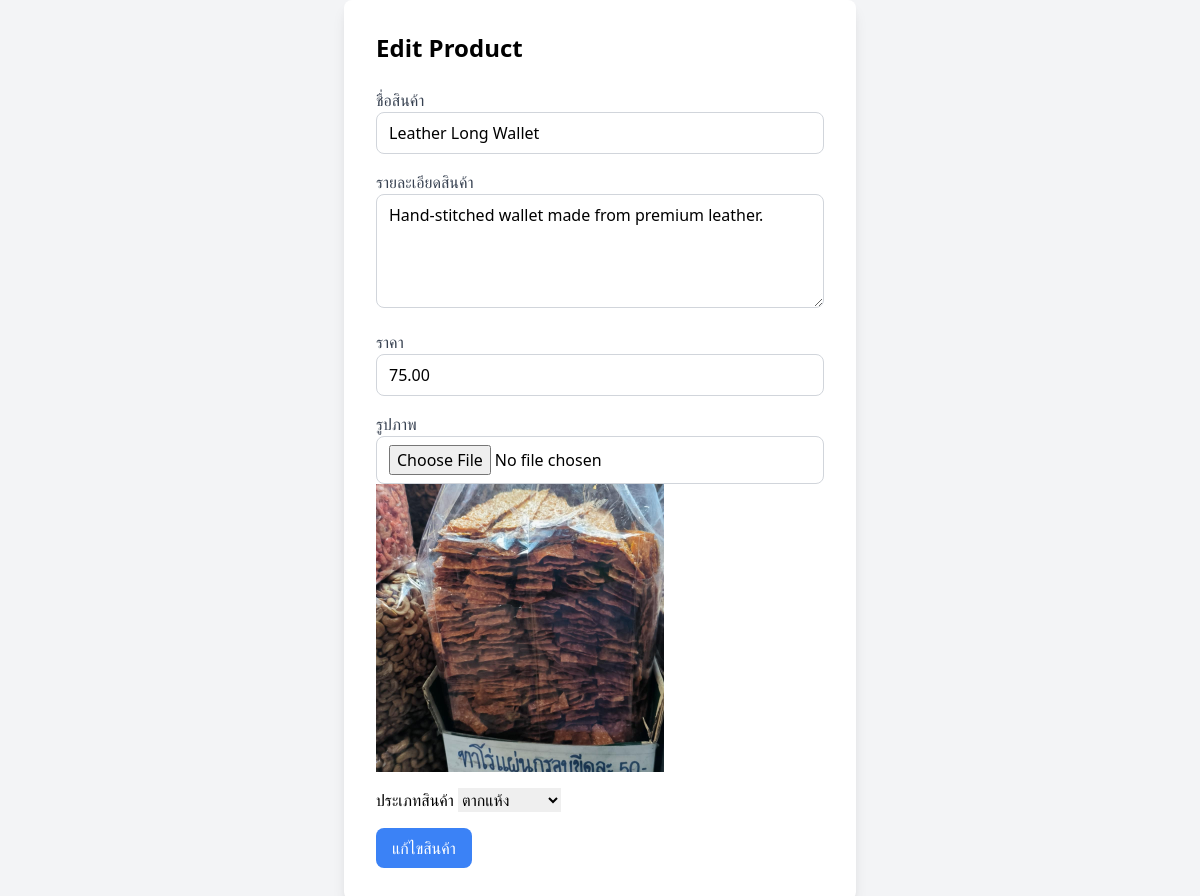
The app's page /admin/edit_product.php?id=19 with its own data.
### tables this page shows
CREATE TABLE IF NOT EXISTS `products` (
  `product_id` int(11) NOT NULL AUTO_INCREMENT,
  `product_name` varchar(255) NOT NULL,
  `product_price` varchar(255) NOT NULL,
  `product_type` varchar(255) NOT NULL,
  `product_detail` varchar(255) NOT NULL,
  `product_img` longtext NOT NULL,
  `stock` int(11) NOT NULL,
  PRIMARY KEY (`product_id`)
);

### admin/edit_product.php (the view, shortened to what this page needs)
<?php
include '../dbconnect.php';
$product_id = $_GET['id'];
$sql = "SELECT * FROM products WHERE product_id='$product_id'";
$result = mysqli_query($conn, $sql);
$row = mysqli_fetch_assoc($result);
?>
<!DOCTYPE html>
<html lang="en">
<head>
    <link href="https://cdn.jsdelivr.net/npm/tailwindcss@2.0.0/dist/tailwind.min.css" rel="stylesheet">
</head>
<body class="bg-gray-100 flex items-center justify-center min-h-screen">
    <div class="max-w-lg w-full bg-white p-8 rounded-lg shadow-lg">
        <h1 class="text-2xl font-bold mb-6">Edit Product</h1>
        <form action="edit_product.php" method="post" enctype="multipart/form-data">
            <div class="mb-4">
                <label for="product_name" class="block text-gray-700">ชื่อสินค้า</label>
                <input type="text" id="product_name" name="product_name"
                    value="<?php echo htmlspecialchars($row['product_name']); ?>"
                    class="w-full px-3 py-2 border border-gray-300 rounded-lg" required>
            </div>
            <div class="mb-4">
                <label for="product_detail" class="block text-gray-700">รายละเอียดสินค้า</label>
                <textarea id="product_detail" name="product_detail" rows="4"
                    class="w-full px-3 py-2 border border-gray-300 rounded-lg"
                    required><?php echo htmlspecialchars($row['product_detail']); ?></textarea>
            </div>
            <div class="mb-4">
                <label for="product_price" class="block text-gray-700">ราคา</label>
                <input type="number" id="product_price" name="product_price" step="0.01"
                    value="<?php echo htmlspecialchars($row['product_price']); ?>"
                    class="w-full px-3 py-2 border border-gray-300 rounded-lg" required>
            </div>
            <div class="mb-4 h-auto">
                <label for="product_img" class="block text-gray-700">รูปภาพ</label>
                <input type="file" id="product_img" name="product_img"
                    class="w-full px-3 py-2 border border-gray-300 rounded-lg">
                <?php if ($row['product_img']): ?>
                    <img src="../<?php echo htmlspecialchars($row['product_img']); ?>" alt="Product Image"
                        class="w-72 h-72 object-cover">
                <?php endif; ?>
            </div>
            <div class="mb-4">
                <label for="cars" style=" border-style: solid 2px;">ประเภทสินค้า</label>
                <select name="product_type">
                    <option value="ตากแห้ง" <?php if ($row['product_type'] == 'ตากแห้ง')
                        echo 'selected'; ?>>ตากแห้ง
                    </option>
                </select>
            </div>
            <button type="submit"
                class="bg-blue-500 text-white px-4 py-2 rounded-lg hover:bg-blue-600">แก้ไขสินค้า</button>
        </form>
    </div>
</body>
</html>

### records on screen
products: product_name "Leather Long Wallet", product_detail "Hand-stitched wallet made from premium leather.", product_price "75.00", product_img (picture), product_type "ตากแห้ง"
